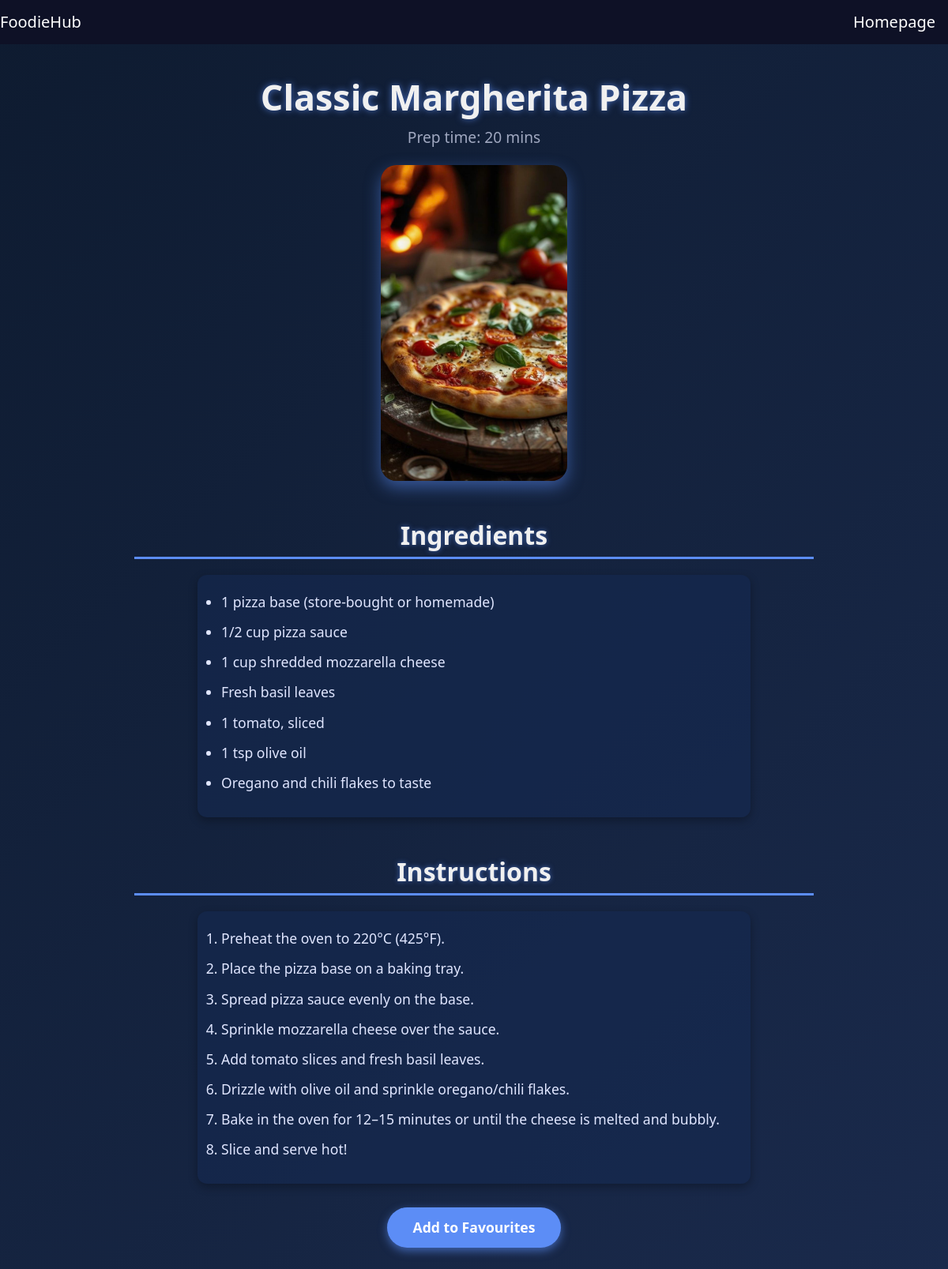
/recipe.php?title=Classic Margherita Pizza (signed in), run on the app's committed database.
### tables this page shows
CREATE TABLE `recipes` (
  `id` int(11) NOT NULL,
  `title` varchar(150) NOT NULL,
  `cuisine_id` int(11) DEFAULT NULL,
  `description` text DEFAULT NULL,
  `image` varchar(255) DEFAULT NULL,
  `rating` decimal(2,1) DEFAULT 0.0,
  `prep_time` int(11) DEFAULT NULL,
  `difficulty` enum('Easy','Medium','Hard') DEFAULT 'Easy',
  `created_at` timestamp NOT NULL DEFAULT current_timestamp()
);

### recipe.php (the view, shortened to what this page needs)
<?php
$title = $_GET['title'];
$conn = new mysqli(DB_SERVER, DB_USERNAME, DB_PASSWORD, DB_NAME);
$user_id = $_SESSION['id'] ?? null;
$recipe_id = null;
$is_favourited = false;
if ($user_id) {
    $stmt = $conn->prepare("SELECT id FROM recipes WHERE title = ?");
    $stmt->bind_param("s", $title);
    $stmt->execute();
    $result = $stmt->get_result();
    if ($result->num_rows > 0) {
        $row = $result->fetch_assoc();
        $recipe_id = $row['id'];
        $fav_check = $conn->prepare("SELECT 1 FROM favorites WHERE user_id = ? AND recipe_id = ?");
        $fav_check->bind_param("ii", $user_id, $recipe_id);
        $fav_check->execute();
        $fav_result = $fav_check->get_result();
        $is_favourited = $fav_result->num_rows > 0;
    }
}
$recipe = [
    'id' => $recipe_id,
    'title' => $title,
    'prep_time' => '',
    'image' => '',
    'description' => ''
];
$stmt = $conn->prepare("SELECT prep_time, image, description FROM recipes WHERE id = ?");
$stmt->bind_param("i", $recipe_id);
$stmt->execute();
$result = $stmt->get_result();
$row = $result->fetch_assoc();
$recipe['prep_time'] = $row['prep_time'];
$recipe['image'] = $row['image'];
$recipe['description'] = $row['description'];
$description = $recipe['description'];
$ingredients = [];
$instructions = [];
$parts = preg_split('/Ingredients:\s*|\n\nInstructions:\s*/', $description, -1, PREG_SPLIT_NO_EMPTY);
if (count($parts) == 2) {
    $ingredients = explode("\n", trim($parts[0]));
    $instructions = explode("\n", trim($parts[1]));
} else {
    $instructions = explode("\n", trim($description));
}
?>
<!DOCTYPE html>
<html lang="en">
<head>
    <link href="https://cdn.jsdelivr.net/npm/bootstrap@5.3.3/dist/css/bootstrap.min.css" rel="stylesheet">
    <link rel="stylesheet" href="https://cdnjs.cloudflare.com/ajax/libs/font-awesome/6.5.0/css/all.min.css">
</head>
<body>
  <nav class="navbar navbar-expand-lg">
      <a class="navbar-brand" href="homepage.php">FoodieHub</a>
      <div class="collapse navbar-collapse justify-content-end" id="navbarNav">
          <a class="nav-link navbar-brand" href="homepage.php" style="padding-left: 0;">Homepage</a>
      </div>
  </nav>
    <div class="container">
        <div class="recipe-header">
            <h1 class="recipe-title"><?php echo htmlspecialchars($recipe['title']); ?></h1>
            <p class="prep-time">Prep time: <?php echo htmlspecialchars($recipe['prep_time']); ?> mins</p>
            <?php if ($recipe['image']): ?>
                <img src="<?php echo htmlspecialchars($recipe['image']); ?>" alt="<?php echo htmlspecialchars($recipe['title']); ?>" class="recipe-img" />
            <?php endif; ?>
        </div>
        <h2 class="section-title">Ingredients</h2>
        <ul>
            <?php foreach ($ingredients as $ingredient): ?>
                <li><?php echo htmlspecialchars($ingredient); ?></li>
            <?php endforeach; ?>
        </ul>
        <h2 class="section-title">Instructions</h2>
        <ol>
            <?php foreach ($instructions as $instruction): ?>
                <li><?php echo htmlspecialchars($instruction); ?></li>
            <?php endforeach; ?>
        </ol>
        <div style="text-align:center;">
            <?php if (isset($_SESSION['id'])): ?>
                <form method="post" action="">
                    <?php if ($is_favourited): ?>
                        <button type="submit" name="remove_favourite" class="fav-btn remove">
                            Remove from Favourites
                        </button>
                    <?php else: ?>
                        <button type="submit" name="add_favourite" class="fav-btn">
                            Add to Favourites
                        </button>
                    <?php endif; ?>
                </form>
            <?php else: ?>
                <p><a href="login.php" style="color:#5c8df6; font-weight: 600;">Log in</a> to add this recipe to your favourites.</p>
            <?php endif; ?>
        </div>
    </div>
</body>
</html>

### recipe.php (style rules this page uses)
body { font-family: 'Segoe UI', Tahoma, Geneva, Verdana, sans-serif; background: linear-gradient(135deg, #0e1b30 0%, #1a2a4c 100%); color: #f0f0f0; margin: 0; padding: 0; min-height: 100vh; display: flex; flex-direction: column; }
.navbar { background-color: #0e1126; }
.navbar .nav-link, .navbar .navbar-brand { color: white !important; background-color: #0e1126 !important; }
.container { flex: 1 0 auto; padding: 40px 20px; max-width: 900px; margin: 0 auto; }
.recipe-header { text-align: center; margin-bottom: 30px; }
.recipe-title { font-size: 2.8rem; font-weight: 700; margin-bottom: 10px; text-shadow: 0 0 8px rgba(92,141,246,0.7); }
.prep-time { font-size: 1.2rem; color: #a0a8c0; margin-bottom: 20px; }
.recipe-img { max-width: 100%; max-height: 400px; border-radius: 20px; box-shadow: 0 8px 20px rgba(92,141,246,0.5); margin-bottom: 30px; object-fit: cover; display: block; margin-left: auto; margin-right: auto; }
.section-title { font-size: 2rem; font-weight: 700; margin-top: 50px; margin-bottom: 20px; border-bottom: 3px solid #5c8df6; padding-bottom: 8px; text-align: center; text-shadow: 0 0 6px rgba(92,141,246,0.6); }
ul, ol { max-width: 700px; margin: 0 auto 30px auto; padding-left: 25px; font-size: 1.1rem; line-height: 1.6; background: rgba(20, 40, 80, 0.6); border-radius: 12px; box-shadow: 0 4px 12px rgba(0,0,0,0.3); padding: 20px 30px; color: #e0e6ff; }
ul li, ol li { margin-bottom: 10px; }
.fav-btn { display: inline-block; background-color: #5c8df6; color: white; border: none; padding: 12px 30px; border-radius: 30px; font-size: 1.1rem; font-weight: 600; cursor: pointer; transition: background-color 0.3s ease, box-shadow 0.3s ease; box-shadow: 0 4px 12px rgba(92,141,246,0.6); margin: 20px auto; display: block; width: 220px; text-align: center; }

### data on the page
recipes: prep_time "20", image (picture), description "1 pizza base (store-bought or homemade)", description "1/2 cup pizza sauce", description "1 cup shredded mozzarella cheese", description "Fresh basil leaves", description "1 tomato, sliced", description "1 tsp olive oil", description "Oregano and chili flakes to taste", description "Preheat the oven to 220°C (425°F).", description "Place the pizza base on a baking tray.", description "Spread pizza sauce evenly on the base.", description "Sprinkle mozzarella cheese over the sauce.", description "Add tomato slices and fresh basil leaves.", description "Drizzle with olive oil and sprinkle oregano/chili flakes.", description "Bake in the oven for 12–15 minutes or until the cheese is melted and bubbly.", description "Slice and serve hot!"

### other printed values
$recipe['title'] "Classic Margherita Pizza"
